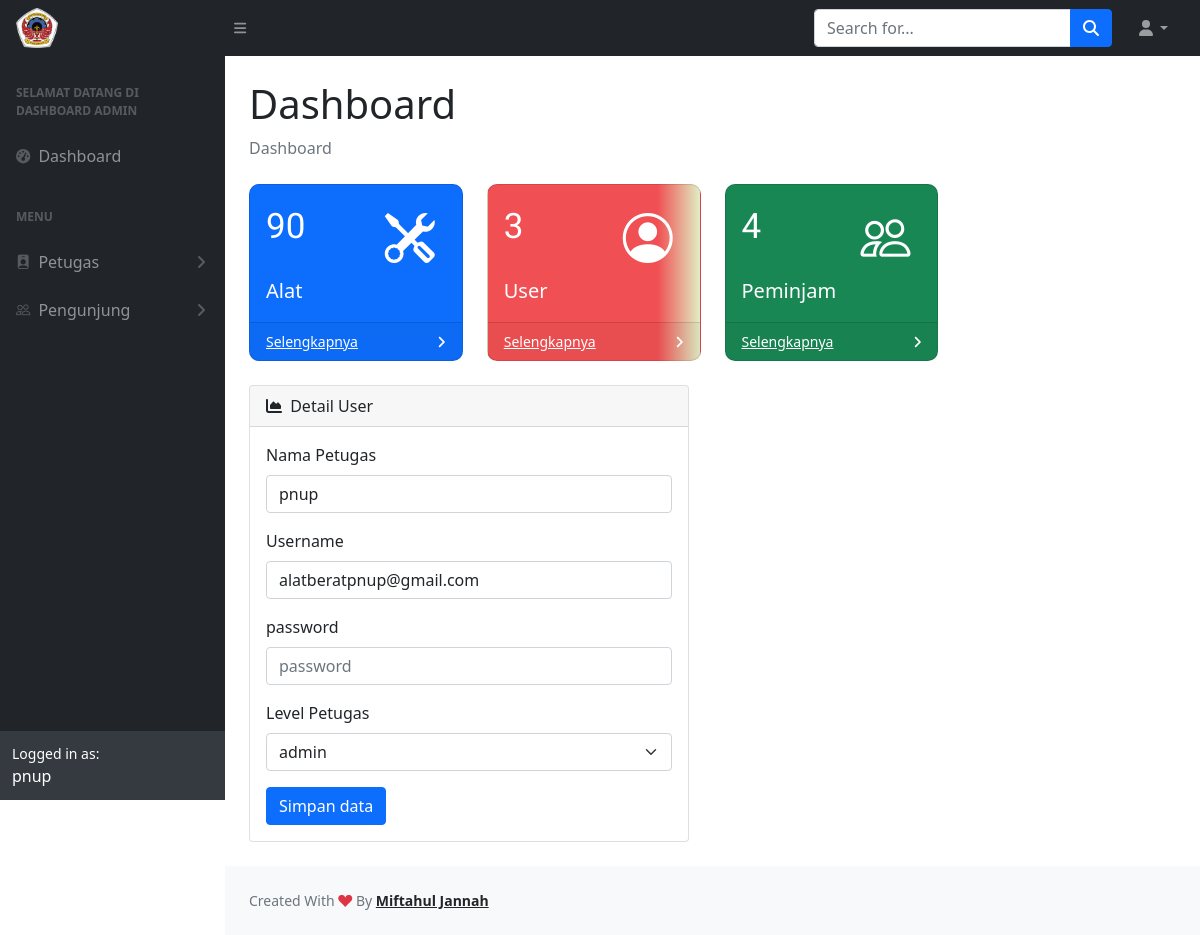
The app's page /admin/details-user.php?id=4 (signed in) with its own data.
### tables this page shows
CREATE TABLE `users` (
  `id_user` int(11) NOT NULL,
  `nama` varchar(100) NOT NULL,
  `nim` varchar(90) NOT NULL,
  `kelas` varchar(90) NOT NULL,
  `username` varchar(100) NOT NULL,
  `password` varchar(100) NOT NULL,
  `level` enum('admin','petugas','pengunjung') NOT NULL
);

### admin/details-user.php (the view, shortened to what this page needs)
<?php
include 'header-admin.php';
if (isset($_GET['id'])) {
    $id = ($_GET["id"]);
    $query = "SELECT * FROM users WHERE id_user='$id'";
    $result = mysqli_query($koneksi, $query);
    $data = mysqli_fetch_assoc($result);
  } else {
    echo "<script>alert('Masukkan data id.');window.location='user.php';</script>";
  }
  ?>
<div class="row">
                            <div class="col-xl-6">
                                <div class="card mb-4">
                                    <div class="card-header">
                                        <i class="fas fa-chart-area me-1"></i>
                                        Detail User
                                    </div>
                                    <div class="card-body">
                                    	<form method="POST" action="" role="form">
    <section class="base">
    <div class="mb-3">
  <label for="nama" class="form-label">Nama Petugas</label>
  <input type="text" name="nama" class="form-control" id="nama" placeholder="Nama" value="<?php echo $data['nama']; ?>">
</div>
<div class="mb-3">
  <label for="username" class="form-label">Username</label>
  <input type="text" name="username" id="username" class="form-control" placeholder="username" value="<?php echo $data['username']; ?>">
</div>
<div class="mb-3">
  <label for="password" class="form-label">password</label>
  <input type="password" name="password" class="form-control" placeholder="password">
</div>
<div class="mb-3">
  <label for="level" class="form-label">Level Petugas</label>
            <select name="level" class="form-select" id="level" required>
              <option value="<?php echo $data['level'];?>"><?php echo $data['level'];?></option>
              </select>
</div>
    </section>
    <button type="submit" class="btn btn-primary" name="submit" value="simpan">Simpan data</button>
  </form>
</div>
                                    </div>
                                </div>
                            </div>
                        </div>
<?php
include 'footer-admin.php';
?>

### records on screen
users: nama "pnup", username "alatberatpnup@gmail.com", level "admin"

### other values on screen
$_SESSION['level'] "ADMIN"
$_SESSION['nama'] "pnup"
$jumlah_barang "90"
$jumlah_users "3"
$jumlah_users "4"
